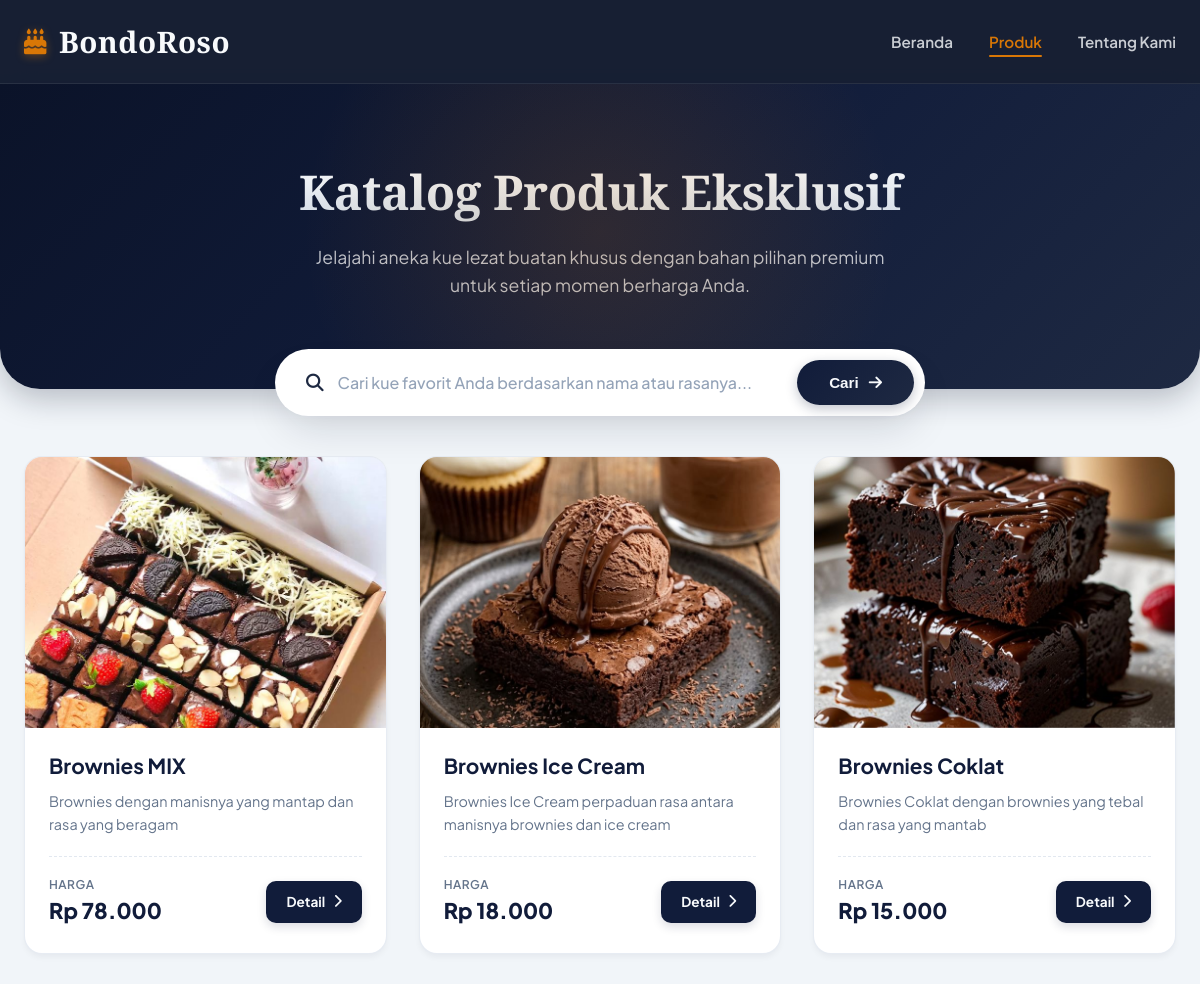
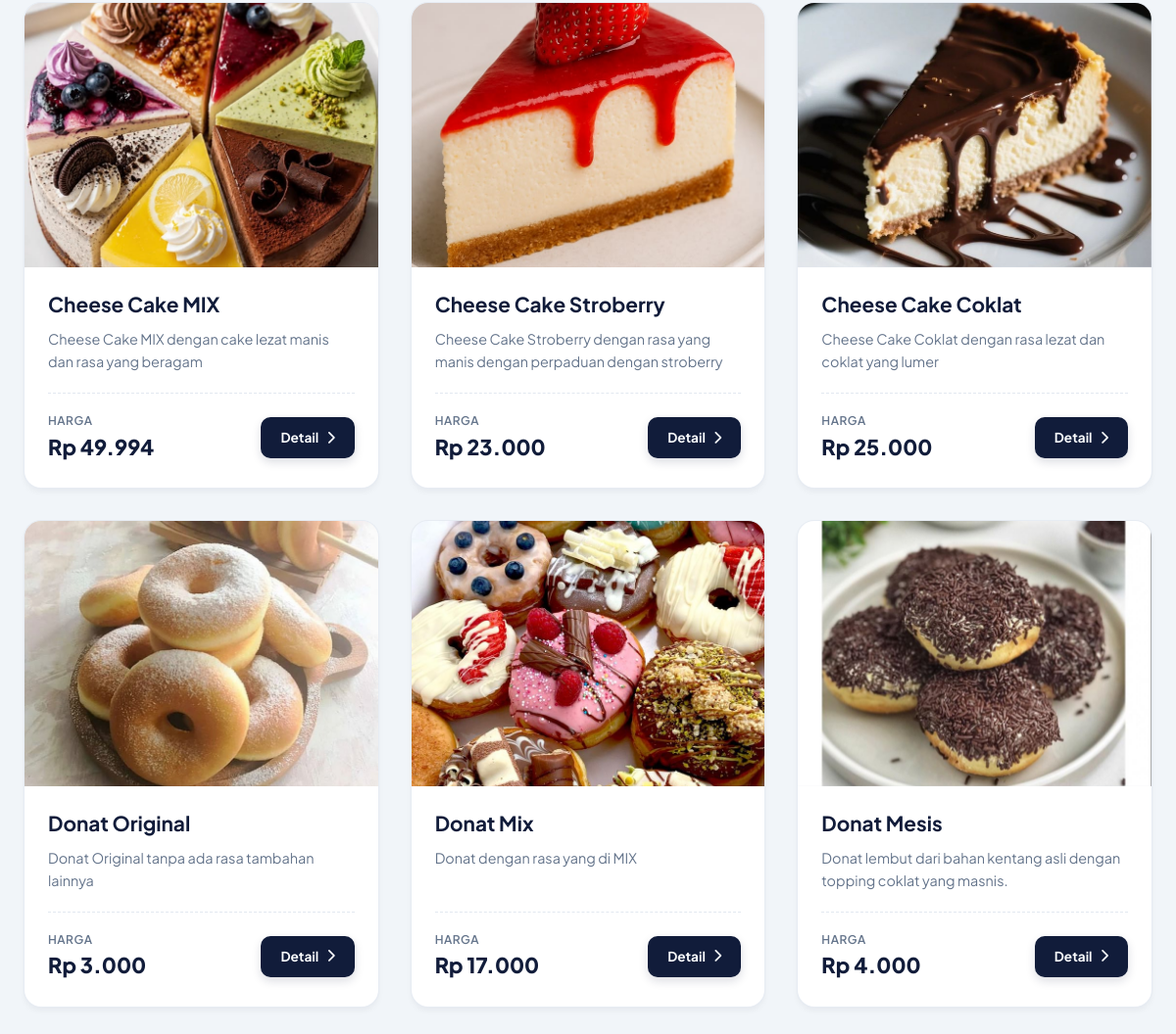
/produk.php, run on the app's committed database (2 pictures, top to bottom).
### tables this page shows
CREATE TABLE `produk` (
  `id` int NOT NULL,
  `nama` varchar(100) NOT NULL,
  `kategori` varchar(50) NOT NULL,
  `deskripsi` text NOT NULL,
  `harga` decimal(12,2) NOT NULL,
  `stok` int NOT NULL DEFAULT '0',
  `gambar` varchar(255) DEFAULT NULL,
  `created_at` timestamp NOT NULL DEFAULT CURRENT_TIMESTAMP
);

### produk.php (the view, shortened to what this page needs)
<?php
require_once __DIR__ . '/config/database.php';
$keyword = trim($_GET['keyword'] ?? '');
if ($keyword !== '') {
    $search_param = "%" . $keyword . "%";
    $stmt = mysqli_prepare($conn, "SELECT * FROM produk WHERE nama LIKE ? OR deskripsi LIKE ? ORDER BY id DESC");
    mysqli_stmt_bind_param($stmt, "ss", $search_param, $search_param);
    mysqli_stmt_execute($stmt);
    $query = mysqli_stmt_get_result($stmt);
} else {
    $query = mysqli_query($conn, "SELECT * FROM produk ORDER BY id DESC");
}
?>
<!DOCTYPE html>
<html lang="id">
<head>
    <link rel="stylesheet" href="https://cdnjs.cloudflare.com/ajax/libs/font-awesome/6.4.0/css/all.min.css">
</head>
<body>
    <nav class="navbar">
        <div class="container">
            <a href="index.php" class="brand">
                <i class="fa-solid fa-cake-candles"></i> BondoRoso
            </a>
            <ul class="nav-links">
                <li><a href="index.php">Beranda</a></li>
                <li><a href="produk.php" class="active">Produk</a></li>
                <li><a href="tentang.php">Tentang Kami</a></li>
            </ul>
        </div>
    </nav>
    <section class="page-header">
        <div class="container">
            <h1>Katalog Produk Eksklusif</h1>
            <p>Jelajahi aneka kue lezat buatan khusus dengan bahan pilihan premium untuk setiap momen berharga Anda.</p>
        </div>
    </section>
    <main class="container">
        <div class="search-box">
            <form method="GET" class="search-form">
                <div class="search-input-wrapper">
                    <i class="fa-solid fa-magnifying-glass"></i>
                    <input type="text" name="keyword" placeholder="Cari kue favorit Anda berdasarkan nama atau rasanya..." value="<?= htmlspecialchars($keyword); ?>">
                </div>
                <button type="submit" class="btn-search">
                    <span>Cari</span>
                    <i class="fa-solid fa-arrow-right"></i>
                </button>
            </form>
        </div>
        <div class="grid">
            <?php if ($query && mysqli_num_rows($query) > 0): ?>
                <?php while ($row = mysqli_fetch_assoc($query)): ?>
                    <div class="card">
                        <div class="card-image-wrapper">
                            <?php if (!empty($row['kategori'])): ?>
                                <span class="badge-kategori">
                                </span>
                            <?php endif; ?>
                            <?php if (!empty($row['gambar'])): ?>
                                <img src="uploads/produk/<?= htmlspecialchars($row['gambar']); ?>" alt="<?= htmlspecialchars($row['nama']); ?>" class="product-image">
                            <?php else: ?>
                                <img src="https://images.unsplash.com/photo-1578985545062-69928b1d9587?auto=format&fit=crop&w=600&q=80" alt="Default Product" class="product-image">
                            <?php endif; ?>
                        </div>
                        <div class="card-body">
                            <h3><?= htmlspecialchars($row['nama']); ?></h3>
                            <?php if (!empty($row['deskripsi'])): ?>
                                <p class="deskripsi"><?= htmlspecialchars($row['deskripsi']); ?></p>
                            <?php endif; ?>
                            <div class="card-price-row">
                                <div class="price-container">
                                    <span class="price-label">Harga</span>
                                    <div class="price-tag">
                                        Rp <?= number_format($row['harga'], 0, ',', '.'); ?>
                                    </div>
                                </div>
                                <a href="detail.php?id=<?= $row['id']; ?>" class="btn-detail">
                                    <span>Detail</span>
                                    <i class="fa-solid fa-chevron-right"></i>
                                </a>
                            </div>
                        </div>
                    </div>
                <?php endwhile; ?>
            <?php endif; ?>
        </div>
    </main>
</body>
</html>

### data on the page
produk: gambar (picture), nama "Brownies MIX", deskripsi "Brownies dengan manisnya yang mantap dan rasa yang beragam", harga "78.000"
produk: gambar (picture), nama "Brownies Ice Cream", deskripsi "Brownies Ice Cream perpaduan rasa antara manisnya brownies dan ice cream", harga "18.000"
produk: gambar (picture), nama "Brownies Coklat", deskripsi "Brownies Coklat dengan brownies yang tebal dan rasa yang mantab", harga "15.000"
produk: gambar (picture), nama "Cheese Cake MIX", deskripsi "Cheese Cake MIX dengan cake lezat manis dan rasa yang beragam", harga "49.994"
produk: gambar (picture), nama "Cheese Cake Stroberry", deskripsi "Cheese Cake Stroberry dengan rasa yang manis dengan perpaduan dengan stroberry", harga "23.000"
produk: gambar (picture), nama "Cheese Cake Coklat", deskripsi "Cheese Cake Coklat dengan rasa lezat dan coklat yang lumer", harga "25.000"
produk: gambar (picture), nama "Donat Original", deskripsi "Donat Original tanpa ada rasa tambahan lainnya", harga "3.000"
produk: gambar (picture), nama "Donat Mix", deskripsi "Donat dengan rasa yang di MIX", harga "17.000"
produk: gambar (picture), nama "Donat Mesis", deskripsi "Donat lembut dari bahan kentang asli dengan topping coklat yang masnis.", harga "4.000"
